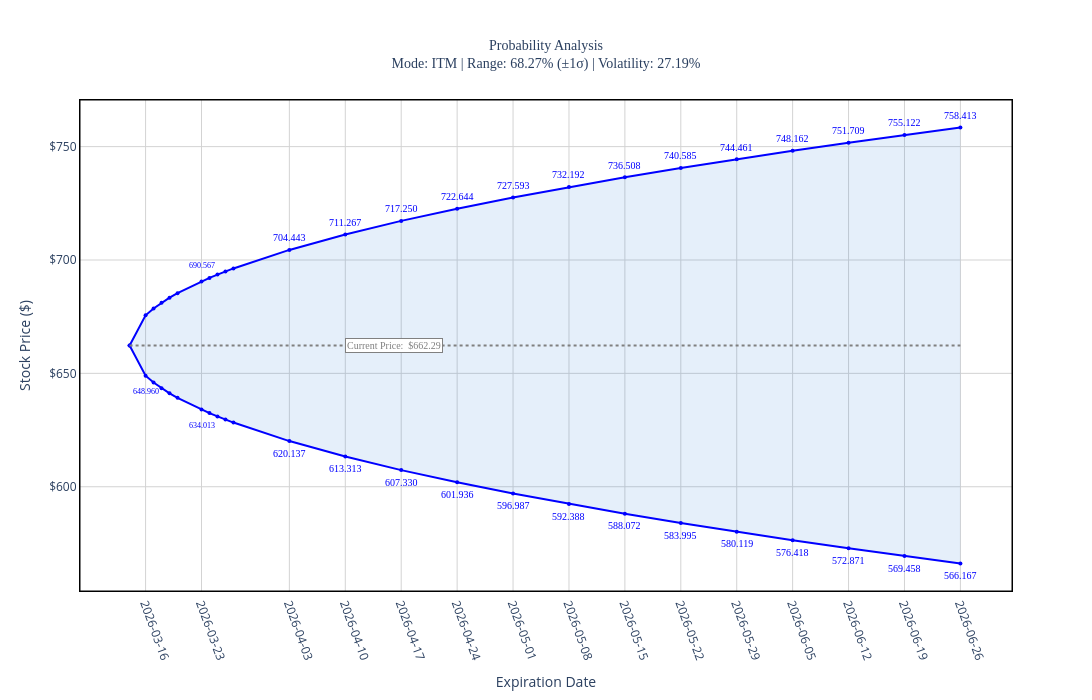

Write notebook code for a chart like this one.
### Code cell
# Interactive Plotly Chart - Based on Your Existing Chart
import plotly.graph_objects as go

# ==== Create Interactive Plotly Chart ====
fig = go.Figure()

# Add probability cone (upper and lower bounds) - exact same as your original
fig.add_trace(go.Scatter(
    x=df['expiration_day'],
    y=df['upper'],
    mode='lines+markers',
    name='',  # No legend name to match your original
    line=dict(color='blue', width=2),
    marker=dict(size=4, color='blue'),
    showlegend=False,
    hoverinfo='skip'  # Skip hover for cone lines
))

fig.add_trace(go.Scatter(
    x=df['expiration_day'],
    y=df['lower'],
    mode='lines+markers',
    name='',  # No legend name to match your original
    line=dict(color='blue', width=2),
    marker=dict(size=4, color='blue'),
    fill='tonexty',
    fillcolor='rgba(0,100,200,0.1)',
    showlegend=False,
    hoverinfo='skip'  # Skip hover for cone lines
))

# Add current price line (gray dotted) with stock price in middle
fig.add_trace(go.Scatter(
    x=[df['expiration_day'].min(), df['expiration_day'].max()],
    y=[stock_price, stock_price],
    mode='lines',
    line=dict(color='gray', width=2, dash='dot'),
    showlegend=False,
    hoverinfo='skip',
    name='Current Price Line'
))

# Add current stock price label in the middle of the chart
fig.add_annotation(
    x=df["expiration_day"].iloc[len(df)//2],  # Middle of the date range
    y=stock_price,
    text=f'Current Price:  ${stock_price}',
    showarrow=False,
    font=dict(size=10, color='gray', family="Arial Black"),
    bgcolor='white',
    bordercolor='gray',
    borderwidth=1,
    xanchor='left',
    yanchor='middle'
)

# Add price labels on the cone lines - replicate your original labels
daily_mask = df["type"] == "Daily"
daily_count = 0
annotations = []

for i, row in df[daily_mask].iterrows():
    if i > 0:  # Skip today's point
        if daily_count % 5 == 0:  # Show every 5th daily option
            # Upper label
            annotations.append(dict(
                x=row["expiration_day"],
                y=row["upper"] + 4,
                text=f"{row['upper']:.3f}",
                showarrow=False,
                font=dict(size=8, color="blue", family="Arial Black"),
                xanchor="center",
                yanchor="bottom"
            ))
            # Lower label
            annotations.append(dict(
                x=row["expiration_day"],
                y=row["lower"] - 4,
                text=f"{row['lower']:.3f}",
                showarrow=False,
                font=dict(size=8, color="blue", family="Arial Black"),
                xanchor="center",
                yanchor="top"
            ))
        daily_count += 1

# Add price labels for weekly options
weekly_mask = df["type"] == "Weekly"
for i, row in df[weekly_mask].iterrows():
    offset = 2  # Add spacing from the lines
    annotations.append(dict(
        x=row["expiration_day"],
        y=row["upper"] + offset,
        text=f"{row['upper']:.3f}",
        showarrow=False,
        font=dict(size=10, color="blue", family="Arial Black"),
        xanchor="center",
        yanchor="bottom"
    ))
    # Lower label
    annotations.append(dict(
        x=row["expiration_day"],
        y=row["lower"] - offset,
        text=f"{row['lower']:.3f}",
        showarrow=False,
        font=dict(size=10, color="blue", family="Arial Black"),
        xanchor="center",
        yanchor="top"
    ))

# ==== Add Invisible Hover Layer for Probabilities ====
hover_data = []

# Use your existing delta_2d_df data
for exp_date, row in delta_2d_df.iterrows():
    for strike_price, probability in row.items():
        hover_data.append({
            'expiration_date': exp_date,
            'strike_price': strike_price,
            'probability': probability
        })

hover_df = pd.DataFrame(hover_data)

# Add invisible scatter plot for hover functionality with crosshairs
fig.add_trace(go.Scatter(
    x=hover_df['expiration_date'],
    y=hover_df['strike_price'],
    mode='markers',
    marker=dict(
        size=8,
        color='rgba(0,0,0,0)',  # Completely transparent
        line=dict(width=0)
    ),
    showlegend=False,
    hovertemplate='<b>Strike Price: $%{y}</b><br>' +
                  'Expiration: %{x|%b %d}<br>' +
                  'Probability Above: %{customdata:.1%}<br>' +
                  '<extra></extra>',
    customdata=hover_df['probability'],
    name='Probabilities'
))

# Update layout to match your exact original chart
selected_daily = df[df["type"] == "Daily"].iloc[::5]  # Every 5th daily
weekly_dates = df[df["type"] == "Weekly"].iloc[::1]   # All weekly
all_selected_dates = list(selected_daily["expiration_day"]) + list(weekly_dates["expiration_day"])
all_selected_dates = sorted(all_selected_dates)

fig.update_layout(
    title=dict(
        text=f"Probability Analysis<br>Mode: ITM | Range: 68.27% (±1σ) | Volatility: {iv*100:.2f}%",
        x=0.5,
        font=dict(size=14, family="Arial Black")
    ),
    xaxis_title='Expiration Date',
    yaxis_title='Stock Price ($)',
    hovermode='closest',
    width=1400,
    height=700,
    showlegend=False,  # No legend like your original
    plot_bgcolor='white',
    annotations=annotations,  # Add all the price labels
    # Add box around the plot area
    shapes=[
        dict(
            type="rect",
            xref="paper", yref="paper",
            x0=0, y0=0, x1=1, y1=1,
            line=dict(color="black", width=1),
            fillcolor="rgba(0,0,0,0)"
        )
    ],
    xaxis=dict(
        tickvals=all_selected_dates,
        ticktext=[d.strftime('%Y-%m-%d') for d in all_selected_dates],
        tickangle=70,
        gridcolor='lightgray',
        gridwidth=1,
        linecolor='black',
        linewidth=1,
        mirror=True  # Add border
    ),
    yaxis=dict(
        tickformat='$,.0f',
        gridcolor='lightgray',
        gridwidth=1,
        linecolor='black',
        linewidth=1,
        mirror=True  # Add border
    ),
    # Add crosshair cursor
    hoverlabel=dict(
        bgcolor="white",
        bordercolor="black",
        font_size=12
    )
)

# Add crosshair lines (vertical and horizontal dotted gray lines on hover)
fig.update_layout(
    xaxis=dict(
        showspikes=True,
        spikecolor="gray",
        spikethickness=1,
        spikedash="dot",
        spikemode="across",
        tickvals=all_selected_dates,
        ticktext=[d.strftime('%Y-%m-%d') for d in all_selected_dates],
        tickangle=70,
        gridcolor='lightgray',
        gridwidth=1
    ),
    yaxis=dict(
        showspikes=True,
        spikecolor="gray",
        spikethickness=1,
        spikedash="dot",
        spikemode="across",
        tickformat='$,.0f',
        gridcolor='lightgray',
        gridwidth=1
    )
)

fig.show()

# Generate HTML for the plotly figure
plotly_html = fig.to_html(full_html=False)

### Figure 1 — Plotly figure (JSON) as saved in the notebook; plotly's stock layout.template omitted (floating-point values rounded to 4 significant figures; data arrays with more than 128 entries replaced by an {"elided": "..."} marker saying what was removed)
{"data": [{"hoverinfo": "skip", "line": {"color": "blue", "width": 2}, "marker": {"color": "blue", "size": 4}, "mode": "lines+markers", "name": "", "showlegend": false, "type": "scatter", "x": ["2026-03-14T00:00:00.000000000", "2026-03-16T00:00:00.000000000", "2026-03-17T00:00:00.000000000", "2026-03-18T00:00:00.000000000", "2026-03-19T00:00:00.000000000", "2026-03-20T00:00:00.000000000", "2026-03-23T00:00:00.000000000", "2026-03-24T00:00:00.000000000", "2026-03-25T00:00:00.000000000", "2026-03-26T00:00:00.000000000", "2026-03-27T00:00:00.000000000", "2026-04-03T00:00:00.000000000", "2026-04-10T00:00:00.000000000", "2026-04-17T00:00:00.000000000", "2026-04-24T00:00:00.000000000", "2026-05-01T00:00:00.000000000", "2026-05-08T00:00:00.000000000", "2026-05-15T00:00:00.000000000", "2026-05-22T00:00:00.000000000", "2026-05-29T00:00:00.000000000", "2026-06-05T00:00:00.000000000", "2026-06-12T00:00:00.000000000", "2026-06-19T00:00:00.000000000", "2026-06-26T00:00:00.000000000"], "y": [662.3, 675.6, 678.6, 681.1, 683.4, 685.4, 690.6, 692.1, 693.6, 694.9, 696.3, 704.4, 711.3, 717.3, 722.6, 727.6, 732.2, 736.5, 740.6, 744.5, 748.2, 751.7, 755.1, 758.4]}, {"fill": "tonexty", "fillcolor": "rgba(0,100,200,0.1)", "hoverinfo": "skip", "line": {"color": "blue", "width": 2}, "marker": {"color": "blue", "size": 4}, "mode": "lines+markers", "name": "", "showlegend": false, "type": "scatter", "x": ["2026-03-14T00:00:00.000000000", "2026-03-16T00:00:00.000000000", "2026-03-17T00:00:00.000000000", "2026-03-18T00:00:00.000000000", "2026-03-19T00:00:00.000000000", "2026-03-20T00:00:00.000000000", "2026-03-23T00:00:00.000000000", "2026-03-24T00:00:00.000000000", "2026-03-25T00:00:00.000000000", "2026-03-26T00:00:00.000000000", "2026-03-27T00:00:00.000000000", "2026-04-03T00:00:00.000000000", "2026-04-10T00:00:00.000000000", "2026-04-17T00:00:00.000000000", "2026-04-24T00:00:00.000000000", "2026-05-01T00:00:00.000000000", "2026-05-08T00:00:00.000000000", "2026-05-15T00:00:00.000000000", "2026-05-22T00:00:00.000000000", "2026-05-29T00:00:00.000000000", "2026-06-05T00:00:00.000000000", "2026-06-12T00:00:00.000000000", "2026-06-19T00:00:00.000000000", "2026-06-26T00:00:00.000000000"], "y": [662.3, 649.0, 646.0, 643.4, 641.2, 639.2, 634.0, 632.5, 631.0, 629.6, 628.3, 620.1, 613.3, 607.3, 601.9, 597.0, 592.4, 588.1, 584.0, 580.1, 576.4, 572.9, 569.5, 566.2]}, {"hoverinfo": "skip", "line": {"color": "gray", "dash": "dot", "width": 2}, "mode": "lines", "name": "Current Price Line", "showlegend": false, "type": "scatter", "x": ["2026-03-14T00:00:00", "2026-06-26T00:00:00"], "y": [662.3, 662.3]}, {"customdata": {"elided": "713 float values"}, "hovertemplate": "<b>Strike Price: $%{y}</b><br>Expiration: %{x|%b %d}<br>Probability Above: %{customdata:.1%}<br><extra></extra>", "marker": {"color": "rgba(0,0,0,0)", "line": {"width": 0}, "size": 8}, "mode": "markers", "name": "Probabilities", "showlegend": false, "type": "scatter", "x": {"elided": "713 str values"}, "y": {"elided": "713 int values"}}], "layout": {"annotations": [{"bgcolor": "white", "bordercolor": "gray", "borderwidth": 1, "font": {"color": "gray", "family": "Arial Black", "size": 10}, "showarrow": false, "text": "Current Price:  $662.29", "x": "2026-04-10T00:00:00", "xanchor": "left", "y": 662.3, "yanchor": "middle"}, {"font": {"color": "blue", "family": "Arial Black", "size": 8}, "showarrow": false, "text": "648.960", "x": "2026-03-16T00:00:00", "xanchor": "center", "y": 645.0, "yanchor": "top"}, {"font": {"color": "blue", "family": "Arial Black", "size": 8}, "showarrow": false, "text": "690.567", "x": "2026-03-23T00:00:00", "xanchor": "center", "y": 694.6, "yanchor": "bottom"}, {"font": {"color": "blue", "family": "Arial Black", "size": 8}, "showarrow": false, "text": "634.013", "x": "2026-03-23T00:00:00", "xanchor": "center", "y": 630.0, "yanchor": "top"}, {"font": {"color": "blue", "family": "Arial Black", "size": 10}, "showarrow": false, "text": "704.443", "x": "2026-04-03T00:00:00", "xanchor": "center", "y": 706.4, "yanchor": "bottom"}, {"font": {"color": "blue", "family": "Arial Black", "size": 10}, "showarrow": false, "text": "620.137", "x": "2026-04-03T00:00:00", "xanchor": "center", "y": 618.1, "yanchor": "top"}, {"font": {"color": "blue", "family": "Arial Black", "size": 10}, "showarrow": false, "text": "711.267", "x": "2026-04-10T00:00:00", "xanchor": "center", "y": 713.3, "yanchor": "bottom"}, {"font": {"color": "blue", "family": "Arial Black", "size": 10}, "showarrow": false, "text": "613.313", "x": "2026-04-10T00:00:00", "xanchor": "center", "y": 611.3, "yanchor": "top"}, {"font": {"color": "blue", "family": "Arial Black", "size": 10}, "showarrow": false, "text": "717.250", "x": "2026-04-17T00:00:00", "xanchor": "center", "y": 719.3, "yanchor": "bottom"}, {"font": {"color": "blue", "family": "Arial Black", "size": 10}, "showarrow": false, "text": "607.330", "x": "2026-04-17T00:00:00", "xanchor": "center", "y": 605.3, "yanchor": "top"}, {"font": {"color": "blue", "family": "Arial Black", "size": 10}, "showarrow": false, "text": "722.644", "x": "2026-04-24T00:00:00", "xanchor": "center", "y": 724.6, "yanchor": "bottom"}, {"font": {"color": "blue", "family": "Arial Black", "size": 10}, "showarrow": false, "text": "601.936", "x": "2026-04-24T00:00:00", "xanchor": "center", "y": 599.9, "yanchor": "top"}, {"font": {"color": "blue", "family": "Arial Black", "size": 10}, "showarrow": false, "text": "727.593", "x": "2026-05-01T00:00:00", "xanchor": "center", "y": 729.6, "yanchor": "bottom"}, {"font": {"color": "blue", "family": "Arial Black", "size": 10}, "showarrow": false, "text": "596.987", "x": "2026-05-01T00:00:00", "xanchor": "center", "y": 595.0, "yanchor": "top"}, {"font": {"color": "blue", "family": "Arial Black", "size": 10}, "showarrow": false, "text": "732.192", "x": "2026-05-08T00:00:00", "xanchor": "center", "y": 734.2, "yanchor": "bottom"}, {"font": {"color": "blue", "family": "Arial Black", "size": 10}, "showarrow": false, "text": "592.388", "x": "2026-05-08T00:00:00", "xanchor": "center", "y": 590.4, "yanchor": "top"}, {"font": {"color": "blue", "family": "Arial Black", "size": 10}, "showarrow": false, "text": "736.508", "x": "2026-05-15T00:00:00", "xanchor": "center", "y": 738.5, "yanchor": "bottom"}, {"font": {"color": "blue", "family": "Arial Black", "size": 10}, "showarrow": false, "text": "588.072", "x": "2026-05-15T00:00:00", "xanchor": "center", "y": 586.1, "yanchor": "top"}, {"font": {"color": "blue", "family": "Arial Black", "size": 10}, "showarrow": false, "text": "740.585", "x": "2026-05-22T00:00:00", "xanchor": "center", "y": 742.6, "yanchor": "bottom"}, {"font": {"color": "blue", "family": "Arial Black", "size": 10}, "showarrow": false, "text": "583.995", "x": "2026-05-22T00:00:00", "xanchor": "center", "y": 582.0, "yanchor": "top"}, {"font": {"color": "blue", "family": "Arial Black", "size": 10}, "showarrow": false, "text": "744.461", "x": "2026-05-29T00:00:00", "xanchor": "center", "y": 746.5, "yanchor": "bottom"}, {"font": {"color": "blue", "family": "Arial Black", "size": 10}, "showarrow": false, "text": "580.119", "x": "2026-05-29T00:00:00", "xanchor": "center", "y": 578.1, "yanchor": "top"}, {"font": {"color": "blue", "family": "Arial Black", "size": 10}, "showarrow": false, "text": "748.162", "x": "2026-06-05T00:00:00", "xanchor": "center", "y": 750.2, "yanchor": "bottom"}, {"font": {"color": "blue", "family": "Arial Black", "size": 10}, "showarrow": false, "text": "576.418", "x": "2026-06-05T00:00:00", "xanchor": "center", "y": 574.4, "yanchor": "top"}, {"font": {"color": "blue", "family": "Arial Black", "size": 10}, "showarrow": false, "text": "751.709", "x": "2026-06-12T00:00:00", "xanchor": "center", "y": 753.7, "yanchor": "bottom"}, {"font": {"color": "blue", "family": "Arial Black", "size": 10}, "showarrow": false, "text": "572.871", "x": "2026-06-12T00:00:00", "xanchor": "center", "y": 570.9, "yanchor": "top"}, {"font": {"color": "blue", "family": "Arial Black", "size": 10}, "showarrow": false, "text": "755.122", "x": "2026-06-19T00:00:00", "xanchor": "center", "y": 757.1, "yanchor": "bottom"}, {"font": {"color": "blue", "family": "Arial Black", "size": 10}, "showarrow": false, "text": "569.458", "x": "2026-06-19T00:00:00", "xanchor": "center", "y": 567.5, "yanchor": "top"}, {"font": {"color": "blue", "family": "Arial Black", "size": 10}, "showarrow": false, "text": "758.413", "x": "2026-06-26T00:00:00", "xanchor": "center", "y": 760.4, "yanchor": "bottom"}, {"font": {"color": "blue", "family": "Arial Black", "size": 10}, "showarrow": false, "text": "566.167", "x": "2026-06-26T00:00:00", "xanchor": "center", "y": 564.2, "yanchor": "top"}], "height": 700, "hoverlabel": {"bgcolor": "white", "bordercolor": "black", "font": {"size": 12}}, "hovermode": "closest", "plot_bgcolor": "white", "shapes": [{"fillcolor": "rgba(0,0,0,0)", "line": {"color": "black", "width": 1}, "type": "rect", "x0": 0, "x1": 1, "xref": "paper", "y0": 0, "y1": 1, "yref": "paper"}], "showlegend": false, "title": {"font": {"family": "Arial Black", "size": 14}, "text": "Probability Analysis<br>Mode: ITM | Range: 68.27% (±1σ) | Volatility: 27.19%", "x": 0.5}, "width": 1400, "xaxis": {"gridcolor": "lightgray", "gridwidth": 1, "linecolor": "black", "linewidth": 1, "mirror": true, "showspikes": true, "spikecolor": "gray", "spikedash": "dot", "spikemode": "across", "spikethickness": 1, "tickangle": 70, "ticktext": ["2026-03-16", "2026-03-23", "2026-04-03", "2026-04-10", "2026-04-17", "2026-04-24", "2026-05-01", "2026-05-08", "2026-05-15", "2026-05-22", "2026-05-29", "2026-06-05", "2026-06-12", "2026-06-19", "2026-06-26"], "tickvals": ["2026-03-16T00:00:00", "2026-03-23T00:00:00", "2026-04-03T00:00:00", "2026-04-10T00:00:00", "2026-04-17T00:00:00", "2026-04-24T00:00:00", "2026-05-01T00:00:00", "2026-05-08T00:00:00", "2026-05-15T00:00:00", "2026-05-22T00:00:00", "2026-05-29T00:00:00", "2026-06-05T00:00:00", "2026-06-12T00:00:00", "2026-06-19T00:00:00", "2026-06-26T00:00:00"], "title": {"text": "Expiration Date"}}, "yaxis": {"gridcolor": "lightgray", "gridwidth": 1, "linecolor": "black", "linewidth": 1, "mirror": true, "showspikes": true, "spikecolor": "gray", "spikedash": "dot", "spikemode": "across", "spikethickness": 1, "tickformat": "$,.0f", "title": {"text": "Stock Price ($)"}}}}
